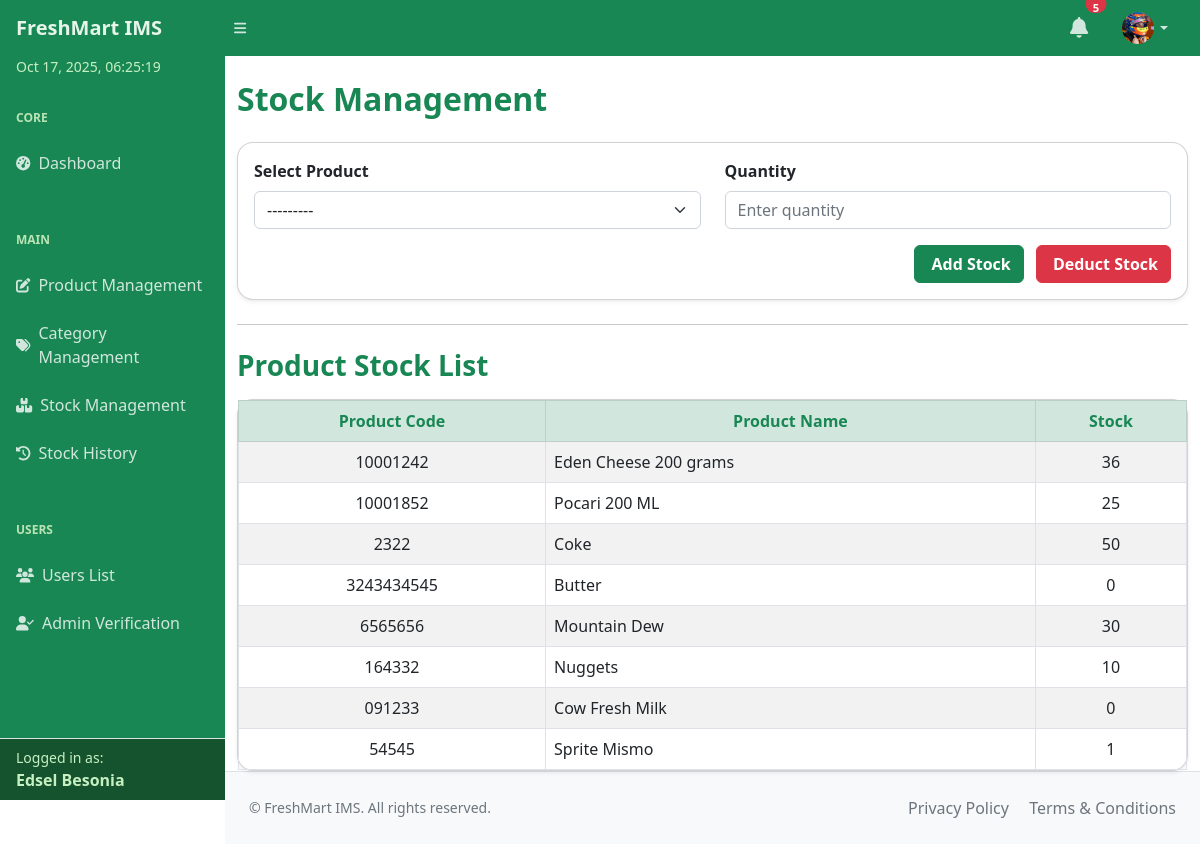
/inventory/stock/ (signed in), run on an earlier commit of the app's database.
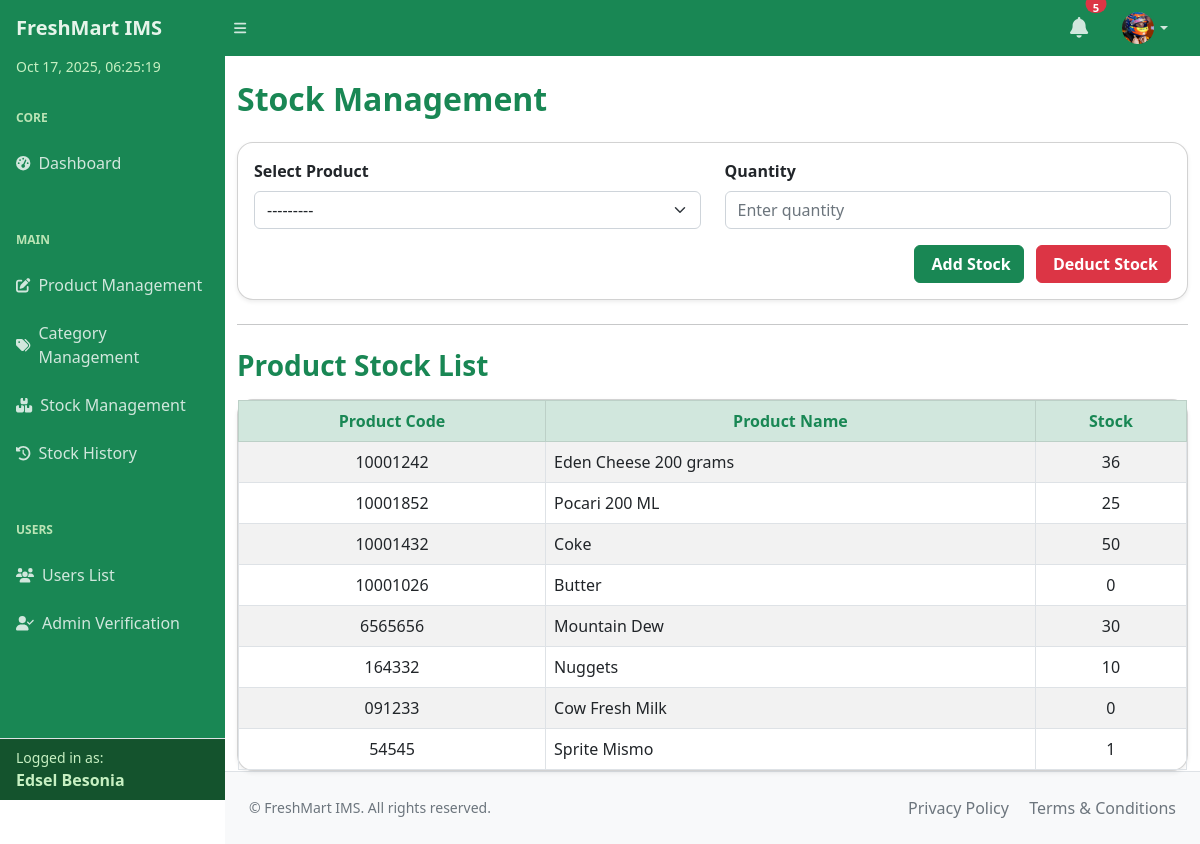
And on a later commit of the database.
### inventory/models.py (models this page shows)
class InventoryItem(models.Model):
    product_name = models.CharField(max_length=100)
    product_code = models.CharField(max_length=50)
    description = models.TextField(blank=True)
    quantity_in_stock = models.IntegerField(default=0)
    price = models.DecimalField(max_digits=10, decimal_places=2)
    category = models.ForeignKey(Category, on_delete=models.SET_NULL, null=True, blank=True)
    created_at = models.DateTimeField(auto_now_add=True)
    updated_at = models.DateTimeField(auto_now=True)
    def __str__(self):
        return self.product_name

### inventory/views.py (the view)
# urls.py: path('stock/', views.stock_management, name='stock_management'),
@login_required
def stock_management(request):
    if request.method == 'POST':
        form = StockForm(request.POST)
        if form.is_valid():
            product = form.cleaned_data['product']
            quantity = form.cleaned_data['quantity']
            old_quantity = product.quantity_in_stock
            if 'add_stock' in request.POST:
                product.quantity_in_stock += quantity
                action = 'ADD'
                product.save()
                StockHistory.objects.create(
                    product=product,
                    old_quantity=old_quantity,
                    input_quantity=quantity,
                    new_quantity=product.quantity_in_stock,
                    action=action
                )
                messages.success(request, f"{quantity} added to {product.product_name} stock.")
            elif 'deduct_stock' in request.POST:
                if quantity > product.quantity_in_stock:
                    messages.error(request, f"Cannot deduct {quantity} from {product.product_name}. Only {product.quantity_in_stock} in stock.")
                else:
                    product.quantity_in_stock -= quantity
                    action = 'DEDUCT'
                    product.save()
                    StockHistory.objects.create(
                        product=product,
                        old_quantity=old_quantity,
                        input_quantity=quantity,
                        new_quantity=product.quantity_in_stock,
                        action=action
                    )
                    messages.success(request, f"{quantity} deducted from {product.product_name} stock.")
            return redirect('stock_management')
    else:
        form = StockForm()
    products = InventoryItem.objects.all()
    return render(request, 'inventory/stock_management.html', {
        'form': form,
        'products': products
    })

### inventory/forms.py
class StockForm(forms.Form):
    product = forms.ModelChoiceField(
        queryset=InventoryItem.objects.all(),
        widget=forms.Select(attrs={'class': 'form-control'}),
        label="Select Product"
    )
    quantity = forms.IntegerField(
        min_value=1,
        widget=forms.NumberInput(attrs={'class': 'form-control', 'placeholder': 'Enter quantity'}),
        label="Quantity"
    )

### inventory/context_processors.py (called while the page is built)
def profile_picture(request):
    if request.user.is_authenticated:
        profile = getattr(request.user, 'userprofile', None)
        if profile and profile.picture:
            return {'profile_picture_url': profile.picture.url}
    return {'profile_picture_url': None}

### templates/inventory/stock_management.html (shortened to what this page needs)
 {% load widget_tweaks %}
{% include "partials/header.html" %}
<body class="sb-nav-fixed">
{% include "partials/navbar.html" %}
<div id="layoutSidenav">
    {% include "partials/sidebar.html" %}
    <div id="layoutSidenav_content">
        <main>
            <div class="container mt-4">
                <h2 class="mb-4 fw-bold text-success">Stock Management</h2>
                {% if request.user.is_authenticated and request.user.userprofile.role == 'Admin' %}
                <div class="card shadow-sm rounded-4 mb-4">
                    <div class="card-body">
                        <form method="POST" class="row g-4">
                            <div class="col-md-6">
                                <label for="{{ form.product.id_for_label }}" class="form-label fw-semibold">{{ form.product.label }}</label>
                                {{ form.product|add_class:"form-select" }}
                            </div>
                            <div class="col-md-6">
                                <label for="{{ form.quantity.id_for_label }}" class="form-label fw-semibold">{{ form.quantity.label }}</label>
                                {{ form.quantity|add_class:"form-control" }}
                            </div>
                            <div class="col-12 text-end mt-3">
                                <button type="submit" name="add_stock" class="btn btn-success me-2 fw-semibold">
                                     Add Stock
                                </button>
                                <button type="submit" name="deduct_stock" class="btn btn-danger fw-semibold">
                                     Deduct Stock
                                </button>
                            </div>
                        </form>
                    </div>
                </div>
                {% endif %}
                <hr>
                <h3 class="mt-4 mb-3 fw-semibold text-success">Product Stock List</h3>
                <div class="card shadow-sm rounded-4">
                    <div class="card-body p-0">
                        <div class="table-responsive">
                            <table class="table table-bordered table-striped table-hover mb-0">
                                <thead class="table-success text-success text-center align-middle">
                                    <tr>
                                        <th>Product Code</th>
                                        <th>Product Name</th>
                                        <th>Stock</th>
                                    </tr>
                                </thead>
                                <tbody>
                                    {% for item in products %}
                                    <tr class="text-center align-middle">
                                        <td>{{ item.product_code }}</td>
                                        <td class="text-start">{{ item.product_name }}</td>
                                        <td>{{ item.quantity_in_stock }}</td>
                                    </tr>
                                    {% empty %}
                                    <tr>
                                        <td colspan="3" class="text-center text-muted fst-italic py-4">
                                            No products available.
                                        </td>
                                    </tr>
                                    {% endfor %}
                                </tbody>
                            </table>
                        </div>
                    </div>
                </div>
            </div>
        </main>
        {% include "partials/footer.html" %}
    </div>
</div>
</body>
</html>

What changed in the data, as far as the page shows it:
changed InventoryItem "Coke": product_code "2322" → "10001432"
changed InventoryItem "Butter": product_code "3243434545" → "10001026"
